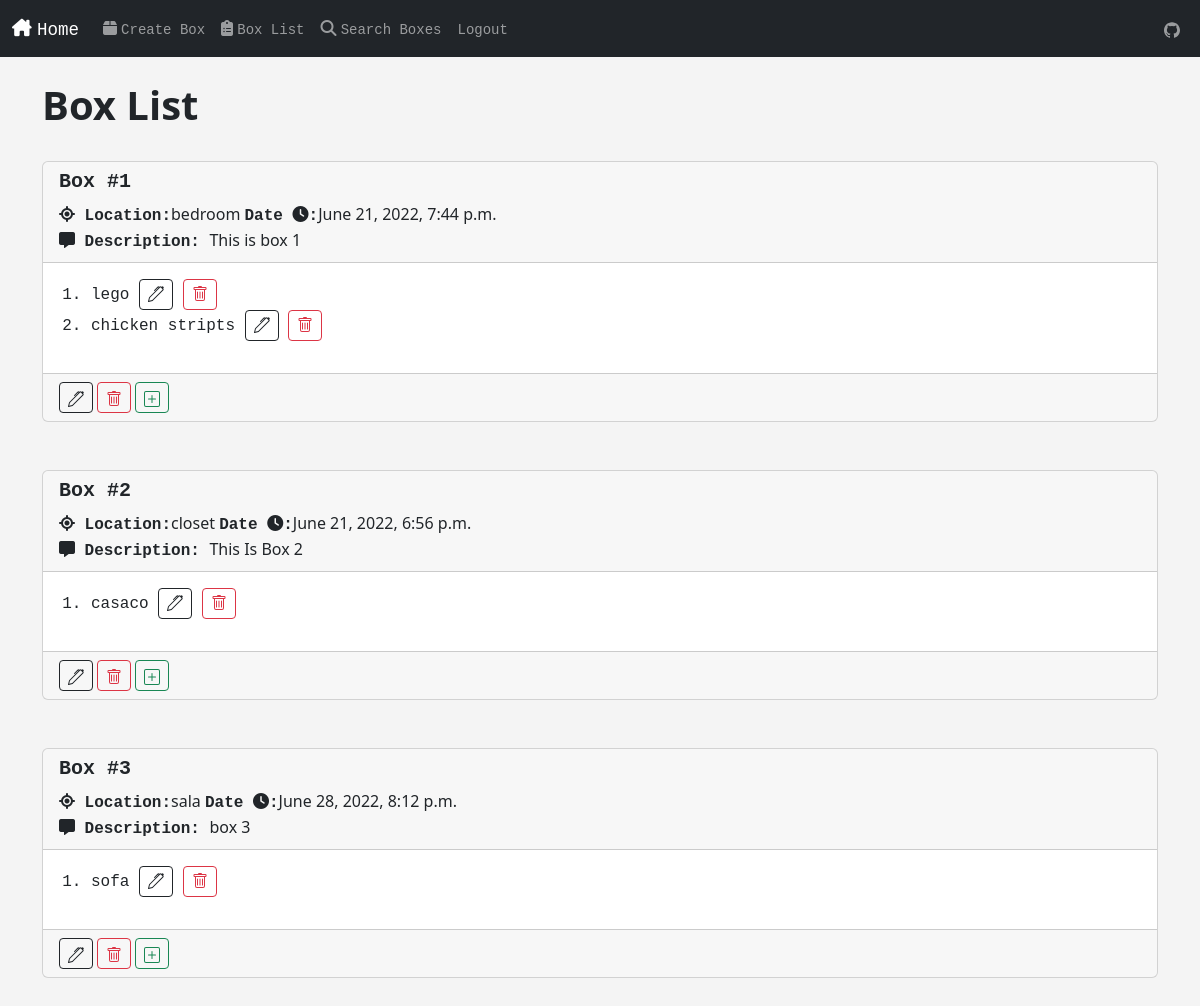
/box_list (signed in), run on the app's committed database.
### mainApp/models.py (models this page shows, shortened)
class Box(models.Model):
    box_number = models.IntegerField('Box Number', unique=True)
    box_location = models.CharField('Box Location', max_length=50, blank=True)
    box_description = models.TextField(blank=True)
    box_creation_date = models.DateTimeField('Box Date', blank=True)

class BoxItem(models.Model):
    box = models.ForeignKey(Box, blank=True, null=True, on_delete=models.CASCADE)
    item_name = models.CharField('Item Name', max_length=300)
    item_quantity = models.CharField('Item Quantity', max_length=50)
    item_creation_date = models.DateTimeField('Item Date', blank=True)

### mainApp/views.py (the view)
# urls.py: path('box_list', views.box_list, name="box-list"),
def box_list(request):
    box_list = Box.objects.all().order_by('box_number')
    box_Item_list = BoxItem.objects.all().order_by('item_creation_date')
    return render(request, 'mainApp/box_list.html',
        {'box_list': box_list,
        'box_Item_list': box_Item_list})

### mainApp/templates/mainApp/box_list.html (shortened to what this page needs)
{% extends 'mainApp/base.html'%}
{% block content %}
{% load static %}
{% if user.is_authenticated %}
    <h1>Box List</h1>
    <br/>
{% for box in box_list %}
<div class="card">
    <div class="card-header">
        <h5 class="card-title" id="courier">Box #{{ box.box_number }}<br/></h5> <strong class="courier"><i class="fa-solid fa-location-crosshairs"></i> Location:</strong>{{ box.box_location }} <strong class="courier"> Date <i class="fa-solid fa-clock"></i>:</strong>{{ box.box_creation_date }} <br/> <strong class="courier"><i class="fa-solid fa-message"></i> Description: </strong>{{ box.box_description }}
    </div>
    <div class="card-body" id="courier">
        <ol>
    {% if user.is_authenticated %}
      {% for item in box_Item_list %}
          {% if item.box.id == box.id %}
        <li>{{ item.item_name }}
          <a href="{% url 'edit-item' item.id %}" class="btn btn-outline-dark btn-sm" title="Edit">
        </a>
          <a href="{% url 'delete-item' item.id %}" type="button" class="btn btn-outline-danger btn-sm" title="Delete" onclick="return confirm('Are you sure you what to delete this item?')">
          </a>
        <br/>
        </li>
        {% endif %}
      {% endfor %}
    {% endif %}
        </ol>
    </div>
    <div class="card-footer text-muted">
      {% if user.is_authenticated %}
        <a href="{% url 'edit-box' box.id %}" class="btn btn-outline-dark btn-sm" title="Edit">
        </a>
         <button type="button" class="btn btn-outline-danger btn-sm" title="Delete" data-bs-toggle="modal" data-bs-target="#staticBackdrop">
        </button>
        <a href="{% url 'add-item' box.id %}" type="button" class="btn btn-outline-success btn-sm" title="Add Item">
        </a>
        {% endif %}
    </div>
</div>
    <br/><br/>
{% endfor %}
{% else %}
<h3>Sorry, You Are Not Able To View This Page(I Explained This On The Home Page, Try To Keep Up).</h3>
{% endif %}
{% endblock %}

### mainApp/static/style.css (style rules this page uses)
body { background-color: #f4f4f4; }
h1,h2,h3,h4,h5,h6,p { font-weight: bold; }
.courier { font-family: Courier; }
#courier { font-family: Courier; }

### data on the page
Box: box_number "1", box_location "bedroom", box_creation_date "June 21, 2022, 7:44 p.m.", box_description "This is box 1"
BoxItem: item_name "lego"
BoxItem: item_name "chicken stripts"
Box: box_number "2", box_location "closet", box_creation_date "June 21, 2022, 6:56 p.m.", box_description "This Is Box 2"
BoxItem: item_name "casaco"
Box: box_number "3", box_location "sala", box_creation_date "June 28, 2022, 8:12 p.m.", box_description "box 3"
BoxItem: item_name "sofa"
